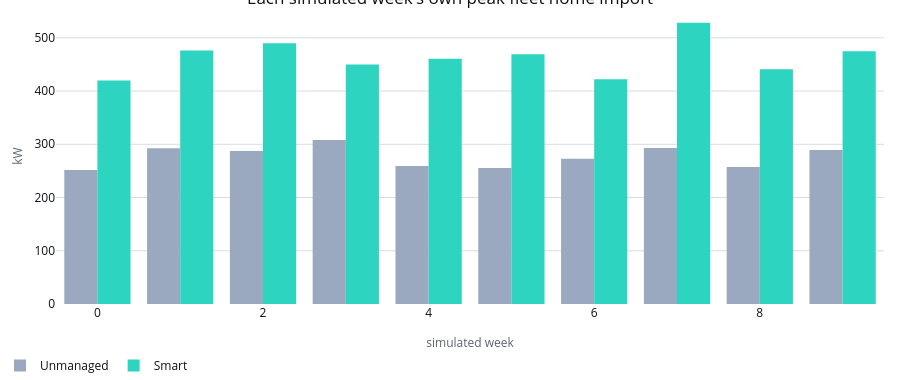

The code cell stored with this chart in its notebook:
### Code cell
week_peaks = (
    base.fleet_world_intervals.groupby(["world_id", "path_id"])["home_import_kw"]
    .max()
    .unstack("path_id")
)
peak_figure = go.Figure()
for path_id in ("normal", "selected"):
    peak_figure.add_trace(
        go.Bar(
            x=week_peaks.index,
            y=week_peaks[path_id].round(1),
            marker_color=PATH_STYLES[path_id]["color"],
            name=PATH_LABELS[path_id],
        )
    )
peak_figure.update_layout(
    barmode="group",
    title="Each simulated week's own peak fleet home import",
    xaxis_title="simulated week",
    yaxis_title="kW",
)
apply_notebook_style(peak_figure, height=380)

### Figure 1 — Plotly figure (JSON) as saved in the notebook; plotly's stock layout.template omitted (floating-point values rounded to 4 significant figures)
{"data": [{"marker": {"color": "#9AA9BF"}, "name": "Unmanaged", "x": [0, 1, 2, 3, 4, 5, 6, 7, 8, 9], "y": [251.7, 292.5, 287.3, 307.9, 259.0, 255.3, 272.6, 293.0, 257.3, 289.1], "type": "bar"}, {"marker": {"color": "#2DD4BF"}, "name": "Smart", "x": [0, 1, 2, 3, 4, 5, 6, 7, 8, 9], "y": [420.0, 476.0, 490.0, 450.1, 460.5, 469.0, 422.1, 528.2, 441.0, 474.7], "type": "bar"}], "layout": {"barmode": "group", "title": {"text": "Each simulated week's own peak fleet home import"}, "xaxis": {"title": {"text": "simulated week"}}, "yaxis": {"title": {"text": "kW"}}, "margin": {"b": 76}, "height": 380, "paper_bgcolor": "#FFFFFF", "plot_bgcolor": "#FFFFFF"}}
